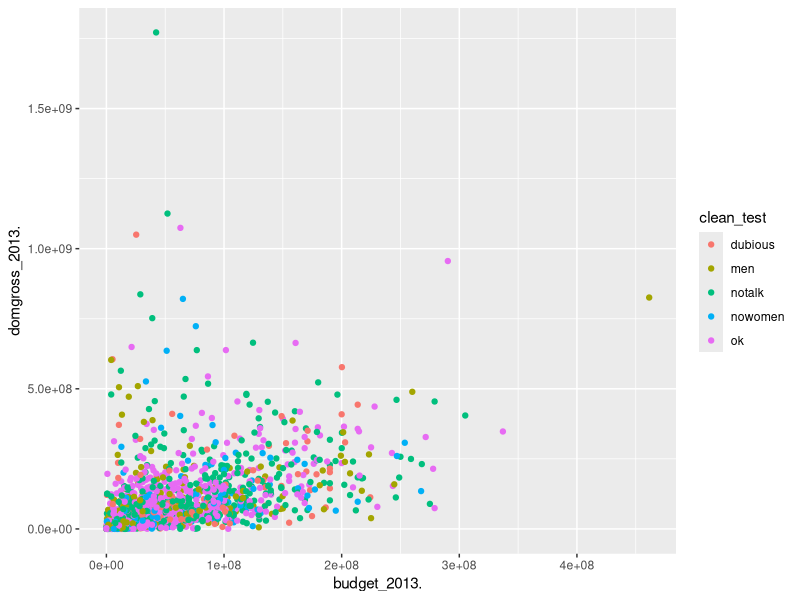

Generate this figure with R:
library(dplyr,warn.conflicts=FALSE);
library(ggplot2,warn.conflicts=FALSE);
options(width=2000);
pdf(NULL);

bars<-function(alldata)
{
    relevantdata<-data.frame(count(select(alldata,clean_test),clean_test));
    # colnames(relevantdata)<-c("dubious","men","notalk","nowomen","ok");
    # relevantdata<-relevantdata[2,];
    # print(relevantdata);

    ggplot(data=relevantdata,aes(x=clean_test,y=n))+geom_bar(stat="identity");
    ggsave("graph1.png");
}

violin<-function(alldata)
{
    relevantdata<-select(alldata,binary,code);
    relevantdata$code<-as.numeric(gsub("PASS|FAIL","",relevantdata$code));
    # relevantdata$binary<-gsub("PASS",1,relevantdata$binary);
    # relevantdata$binary<-gsub("FAIL",0,relevantdata$binary);

    # relevantdata<-data.frame(count(relevantdata,code,binary));

    # print(relevantdata);

    ggplot(data=relevantdata,aes(binary,code))+geom_violin();
    ggsave("graph2.png");
}

glowworms<-function(alldata)
{
    rdata<-select(alldata,budget_2013.,binary,code);
    rdata$code<-as.numeric(gsub("PASS|FAIL","",rdata$code));
    rdata$budget_2013.=strtoi(rdata$budget_2013.);
    rdata$code=strtoi(rdata$code);

    # print(rdata);

    ggplot(data=rdata,aes(x=code,y=budget_2013.,color=binary))+geom_smooth();
    ggsave("graph5.png");
}

scattuh<-function(alldata)
{
    rdata<-select(alldata,clean_test,budget_2013.,domgross_2013.);
    rdata$budget_2013.=strtoi(rdata$budget_2013.);
    rdata$domgross_2013.=strtoi(rdata$domgross_2013.);
    # print(rdata);
    # print(alldata);

    ggplot(data=rdata,aes(x=budget_2013.,y=domgross_2013.,colour=clean_test))+geom_point();
    ggsave("graph4.png");
}

alldata<-read.csv(file="data/movies.csv",header=TRUE);

scattuh(alldata);